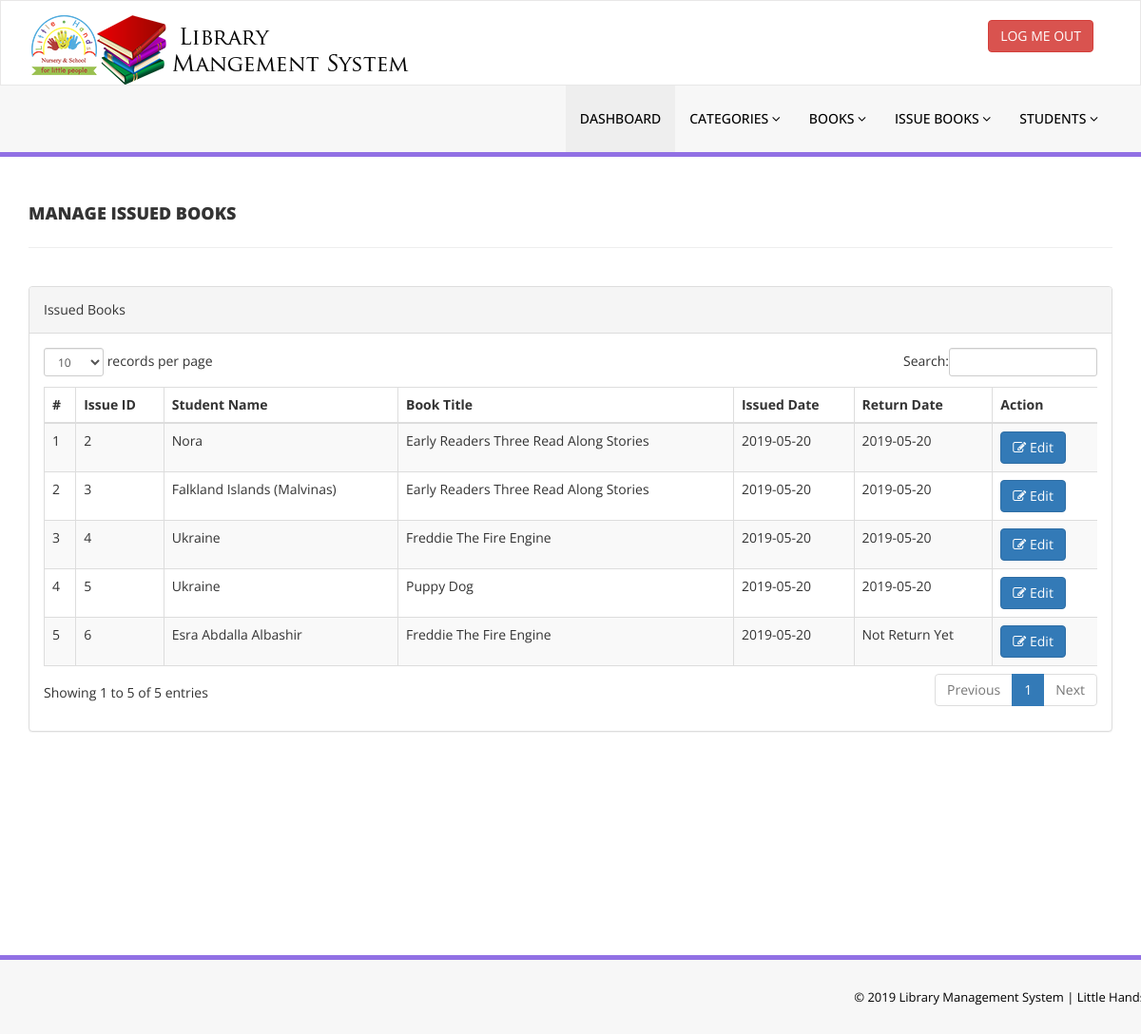
The app's page /manage-issued-books.php (signed in) with its own data.
### tables this page shows
CREATE TABLE IF NOT EXISTS `borrow` (
  `borrowID` int(20) NOT NULL AUTO_INCREMENT,
  `studentID` int(20) NOT NULL,
  `bookID` int(20) NOT NULL,
  `issueDate` date NOT NULL,
  `returned` tinyint(1) NOT NULL,
  `returnDate` date DEFAULT NULL,
  PRIMARY KEY (`borrowID`)
);

CREATE TABLE IF NOT EXISTS `students` (
  `studentID` int(11) NOT NULL AUTO_INCREMENT,
  `studentName` varchar(50) NOT NULL,
  `gender` varchar(10) DEFAULT NULL,
  `class` varchar(50) DEFAULT NULL,
  `listOfBorrowedBooks` longtext,
  PRIMARY KEY (`studentID`)
);

CREATE TABLE IF NOT EXISTS `books` (
  `bookID` int(11) NOT NULL AUTO_INCREMENT,
  `ISBN` varchar(50) NOT NULL,
  `Title` varchar(100) NOT NULL,
  `Author` varchar(150) DEFAULT NULL,
  `Grade_Level` varchar(100) DEFAULT NULL,
  `Fiction_Nonfiction_F_NF` varchar(20) DEFAULT NULL,
  `Page_Count` varchar(10) DEFAULT NULL,
  `Language` varchar(50) DEFAULT NULL,
  `Location` varchar(150) DEFAULT NULL,
  `Genre` varchar(100) DEFAULT NULL,
  `Condi` varchar(50) DEFAULT NULL,
  `borrowed` tinyint(1) DEFAULT NULL,
  PRIMARY KEY (`bookID`),
  UNIQUE KEY `ISBN` (`ISBN`),
  KEY `ISBN_2` (`ISBN`)
);

### manage-issued-books.php (the view, shortened to what this page needs)
<?php
include('includes/connect.php');
if(strlen($_SESSION['admin_sid'])==0)
    {
header('location:index.php');
}
else{
    ?>
<!DOCTYPE html>
<html xmlns="http://www.w3.org/1999/xhtml">
<head>
    <link href="assets/css/bootstrap.css" rel="stylesheet" />
    <link href="assets/css/font-awesome.css" rel="stylesheet" />
    <link href="assets/js/dataTables/dataTables.bootstrap.css" rel="stylesheet" />
    <link href="assets/css/style.css" rel="stylesheet" />
</head>
<body>
<?php include('includes/header.php');?>
    <div class="content-wrapper">
         <div class="container">
        <div class="row pad-botm">
            <div class="col-md-12">
                <h4 class="header-line">Manage Issued Books</h4>
    </div>
     <div class="row">
</div>
        </div>
            <div class="row">
                <div class="col-md-12">
                    <div class="panel panel-default">
                        <div class="panel-heading">
                          Issued Books
                        </div>
                        <div class="panel-body">
                            <div class="table-responsive">
                                <table class="table table-striped table-bordered table-hover" id="dataTables-example">
                                    <thead>
                                        <tr>
                                            <th>#</th>
                                            <th>Issue ID</th>
                                            <th>Student Name</th>
                                            <th>Book Title</th>
                                            <th>Issued Date</th>
                                            <th>Return Date</th>
                                            <th>Action</th>
                                        </tr>
                                    </thead>
                                    <tbody>
                                      <?php
                                      if(isset($_GET['returned'])) {
                                      $returned = $_GET['returned'];
                                      $sql = "SELECT borrow.borrowID as rid, students.studentName, books.Title, borrow.issueDate, borrow.returnDate FROM borrow, students, books
                                      WHERE  borrow.studentID = students.studentID AND  borrow.bookID = books.bookID AND borrow.returned=$returned ";
                                      $query = $dbh -> prepare($sql);
                                      $query->execute();
                                      $results=$query->fetchAll(PDO::FETCH_OBJ);
                                      $cnt=1;
                                      if($query->rowCount() > 0)
                                      {
                                      foreach($results as $result)
                                      {               ?>
                                                                              <tr class="clickable-row" style="cursor:pointer;" data-href='update-issue-bookdeails.php?rid=<?php echo htmlentities($result->rid);?>'>
                                                                                  <td class="center"><?php echo htmlentities($cnt);?></td>
                                                                                  <td class="center"><?php echo htmlentities($result->rid);?></td>
                                                                                  <td class="center"><?php echo htmlentities($result->studentName);?></td>
                                                                                  <td class="center"><?php echo htmlentities($result->Title);?></td>
                                                                                  <td class="center"><?php echo htmlentities($result->issueDate);?></td>
                                                                                  <td class="center"><?php if($result->returnDate=="")
                                                                                  {
                                                                                      echo htmlentities("Not Return Yet");
                                                                                  } else {
                                                                                  echo htmlentities($result->returnDate);
                                      }
                                                                                  ?></td>
                                                                                  <td class="center">
                                                                                  <a href="update-issue-bookdeails.php?rid=<?php echo htmlentities($result->rid);?>"><button class="btn btn-primary"><i class="fa fa-edit "></i> Edit</button>
                                                                                  </td>
                                                                              </tr>
                                       <?php $cnt=$cnt+1;}}}
                                       else{ ?>
                                        <?php $sql = "SELECT borrow.borrowID as rid, students.studentName, books.Title, borrow.issueDate, borrow.returnDate FROM borrow, students, books
                                        WHERE  borrow.studentID = students.studentID AND  borrow.bookID = books.bookID";
                                        $query = $dbh -> prepare($sql);
                                        $query->execute();
                                        $results=$query->fetchAll(PDO::FETCH_OBJ);
                                        $cnt=1;
                                        if($query->rowCount() > 0)
                                        {
                                          foreach($results as $result)
                                          {               ?>
                                        <tr class="clickable-row" style="cursor:pointer;" data-href='update-issue-bookdeails.php?rid=<?php echo htmlentities($result->rid);?>'>
                                            <td class="center"><?php echo htmlentities($cnt);?></td>
                                            <td class="center"><?php echo htmlentities($result->rid);?></td>
                                            <td class="center"><?php echo htmlentities($result->studentName);?></td>
                                            <td class="center"><?php echo htmlentities($result->Title);?></td>
                                            <td class="center"><?php echo htmlentities($result->issueDate);?></td>
                                            <td class="center"><?php if($result->returnDate=="")
                                            {
                                                echo htmlentities("Not Return Yet");
                                            } else {
                                            echo htmlentities($result->returnDate);
}
                                            ?></td>
                                            <td class="center">
                                            <a href="update-issue-bookdeails.php?rid=<?php echo htmlentities($result->rid);?>"><button class="btn btn-primary"><i class="fa fa-edit "></i> Edit</button>
                                            </td>
                                        </tr>
 <?php $cnt=$cnt+1;}}} ?>
                                    </tbody>
                                </table>
                            </div>
                        </div>
                    </div>
                </div>
            </div>
    </div>
    </div>
  <?php include('includes/footer.php');?>
</body>
</html>
<?php } ?>

### assets/css/style.css (style rules this page uses)
.content-wrapper { margin-top: 40px; min-height:800px; padding-bottom:90px; }
.header-line { font-weight:900; padding-bottom:25px; border-bottom:1px solid #eeeeee; text-transform:uppercase; }
.pad-botm { padding-bottom:30px; }

### records on screen
borrow: borrowID "2", studentID.studentName "Nora", bookID.Title "Early Readers Three Read Along Stories", issueDate "2019-05-20", returnDate "2019-05-20"
borrow: borrowID "3", studentID.studentName "Falkland Islands (Malvinas)", bookID.Title "Early Readers Three Read Along Stories", issueDate "2019-05-20", returnDate "2019-05-20"
borrow: borrowID "4", studentID.studentName "Ukraine", bookID.Title "Freddie The Fire Engine", issueDate "2019-05-20", returnDate "2019-05-20"
borrow: borrowID "5", studentID.studentName "Ukraine", bookID.Title "Puppy Dog", issueDate "2019-05-20", returnDate "2019-05-20"
borrow: borrowID "6", studentID.studentName "Esra Abdalla Albashir", bookID.Title "Freddie The Fire Engine", issueDate "2019-05-20"
